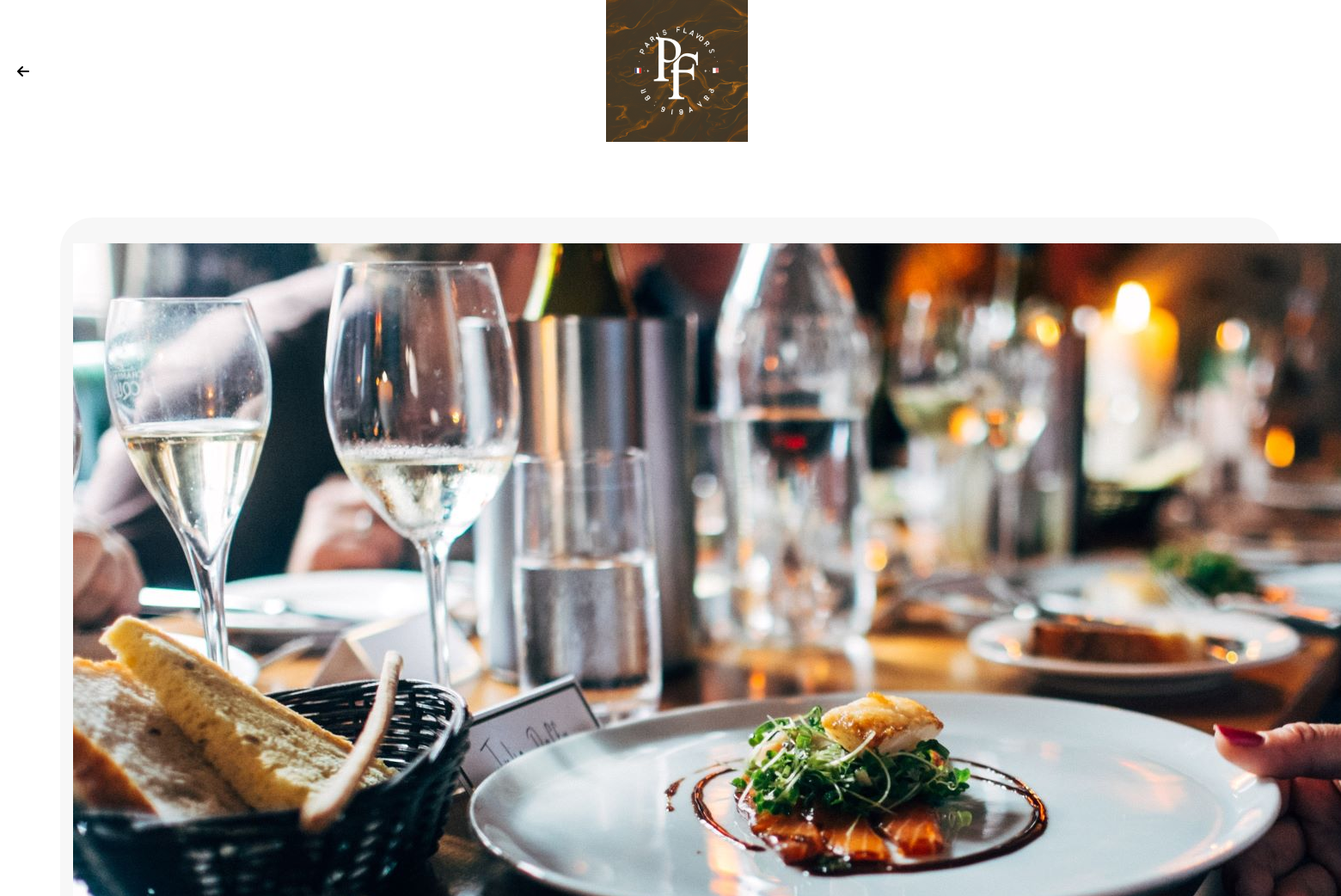
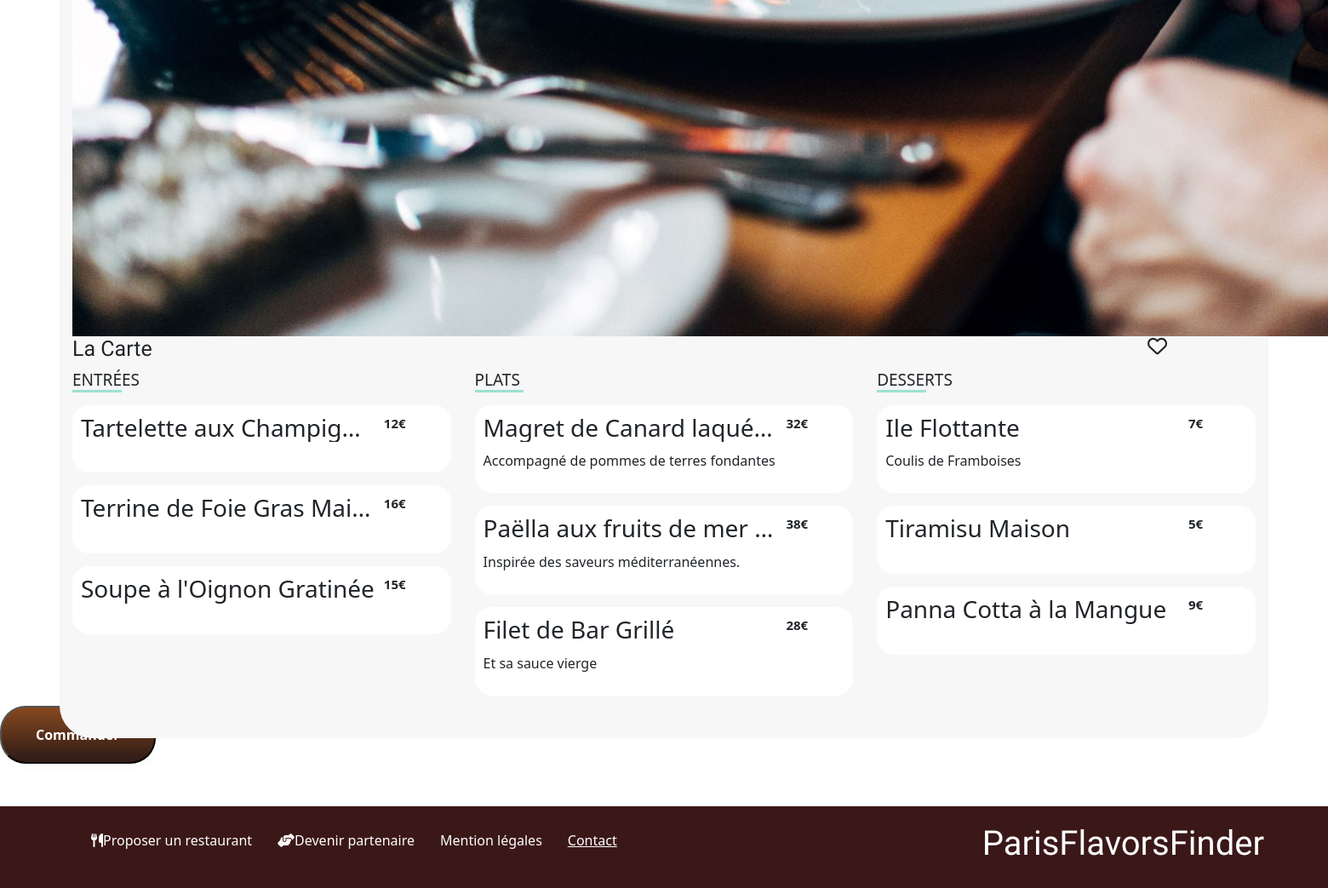
The app's page /restos.php?idresto=1 with its own data (2 pictures, top to bottom).
### tables this page shows
CREATE TABLE IF NOT EXISTS `restos` (
  `id_resto` int NOT NULL AUTO_INCREMENT,
  `nom_resto` varchar(250) NOT NULL,
  `adresse_resto` varchar(250) NOT NULL,
  `image_resto` varchar(250) NOT NULL,
  PRIMARY KEY (`id_resto`)
);

CREATE TABLE IF NOT EXISTS `entree` (
  `entree_id` int NOT NULL AUTO_INCREMENT,
  `nom_entree` varchar(250) NOT NULL,
  `commentaire` varchar(250) NOT NULL,
  `prix` int NOT NULL,
  `id_resto` int NOT NULL,
  PRIMARY KEY (`entree_id`),
  KEY `id_resto` (`id_resto`)
);

CREATE TABLE IF NOT EXISTS `plats` (
  `plat_id` int NOT NULL AUTO_INCREMENT,
  `nom_plat` varchar(250) NOT NULL,
  `commentaire_plat` varchar(250) NOT NULL,
  `prix` int NOT NULL,
  `id_resto` int NOT NULL,
  PRIMARY KEY (`plat_id`)
);

CREATE TABLE IF NOT EXISTS `desserts` (
  `dessert_id` int NOT NULL AUTO_INCREMENT,
  `nom_dessert` varchar(250) NOT NULL,
  `commentaire_dessert` varchar(250) NOT NULL,
  `prix` int NOT NULL,
  `id_resto` int NOT NULL,
  PRIMARY KEY (`dessert_id`)
);

### include/fonctions.php (called while the page is built, shortened)
 <?php
function getrestoinfo($id) {
    $db = connectdb();
    $request = $db -> prepare(" SELECT * FROM restos where id_resto=?");
    $request -> execute(array($id));
    return $request -> fetch();
}

### include/actions.php (called while the page is built, shortened)
<?php
function get_menus($id_resto) {
    $db = connectdb();
    $get_dessert = $db -> prepare("select * from desserts where id_resto=?");
    $get_dessert -> execute(array($id_resto));
    $desserts = $get_dessert -> fetchAll();
    $get_entree = $db -> prepare("select * from entree where id_resto=?");
    $get_entree -> execute(array($id_resto));
    $entree = $get_entree -> fetchAll();
    $get_plat = $db -> prepare("select * from plats where id_resto=?");
    $get_plat -> execute(array($id_resto));
    $plats = $get_plat -> fetchAll();
    $menus = array(
        "entree" => $entree,
        "plat" => $plats,
        "dessert" => $desserts
    );
    return $menus;
}

### restos.php (the view, shortened to what this page needs)
<?php
require_once "include/actions.php";
require_once "include/fonctions.php";
$resto = getrestoinfo($_GET["idresto"]);
$menus = get_menus($_GET["idresto"]);
?>
<!DOCTYPE html>
<html lang="fr">
    <head>
        <link  rel="stylesheet" href="./css/normalize.css">
        <link rel='stylesheet' href="./css/style.css">
        <link rel="stylesheet" href="https://cdn.jsdelivr.net/npm/bootstrap@5.3.3/dist/css/bootstrap.min.css">
    </head>
    <body>
        <div class="container2">
            <header>
                <div class="header_return">
                    <a href="./index.html"><i class="fa-solid fa-arrow-left"></i></a>
                    <img src="./img/logo/logo.png" alt="logo">
                </div>
            </header>
            <form method="post" action = "<?php echo htmlspecialchars($_SERVER["PHP_SELF"]); ?>">
            <main>
            <div>
            <img src="./img/menus/<?= $resto["image_resto"]?>" alt="<?= $resto["nom_resto"]?>"/>
            </div>
                <div class="title">
                    <h1>La Carte</h1>
                    <i class="fa-regular fa-heart"></i>
                </div>
                <form method="post" action="<?php echo htmlspecialchars($_SERVER["PHP_SELF"]); ?>">
        <div class="plate_container">
            <article class="entrees">
                <h2>ENTRÉES</h2>
                <?php foreach($menus["entree"] as $key => $entree ) {
                    ?>
                <div class="plate">
                    <div class="plate_desc">
                        <div class="plate_info">
                        <h3><?=$entree["nom_entree"] ?> </h3>
                        </div>
                        <p class="price"><?=$entree["prix"] ?>€</p>
                    </div>
                </div>
                <?php } ?>
</article>
 <article class="plats">
                <h2>PLATS</h2>
                <?php foreach($menus["plat"] as $key => $plat ) {
                    ?>
                <div class="plate">
                    <div class="plate_desc">
                        <div class="plate_info">
                        <h3><?=$plat["nom_plat"] ?> </h3>
                        <p><?=$plat["commentaire_plat"] ?></p>
                        </div>
                        <p class="price"><?=$plat["prix"] ?>€</p>
                    </div>
                </div>
                <?php } ?>
</article>
<article class="desserts">
                <h2>DESSERTS</h2>
                <?php foreach($menus["dessert"] as $key => $dessert ) {
                    ?>
                <div class="plate">
                    <div class="plate_desc">
                        <div class="plate_info">
                        <h3><?=$dessert["nom_dessert"] ?> </h3>
                        <p><?=$dessert["commentaire_dessert"] ?></p>
                        </div>
                        <p class="price"><?=$dessert["prix"] ?>€</p>
                    </div>
                </div>
                <?php } ?>
            </article>
        </div>
    </form>
                </div>
                <button id="cmd" class="bouton" data-bs-toggle="modal" data-bs-target="#exampleModal">Commander</button>
            <footer>
                <h1>ParisFlavorsFinder</h1>
                <ul>
                    <li class="footli1"><i class="fa-solid fa-utensils"></i>Proposer un restaurant</li>
                    <li class="footli"><i class="fa-solid fa-handshake-angle"></i>Devenir partenaire</li>
                    <li>Mention légales</li>
                    <li><a href="mailto:#">Contact</a></li>
                </ul>
            </footer>
</body>
</html>

### css/style.css (style rules this page uses)
h1 { font-family: 'Shrikhand'; }
a { text-decoration: none; }
header img { width: 165px; display: block; margin: auto; }
.bouton { border-radius: 30px; background:linear-gradient(#874920,#351e17 90%); display: flex; align-items: center; padding: 20px 40px 20px 40px; box-shadow: 0 6px 9px 0 rgba(251, 251, 251, 0.911); margin-top: 20px; color: white; font-weight: bold; }
article { display: flex; flex-direction: column; box-sizing: border-box; margin: 40px 0px 0px 0px ; background-color: #F7F7F7; }
article h2 { padding-left: 20px; }
.fa-heart, .da { height: 50px; font-size: 23px; transform: translateY(-40%); right: 20%; }
.fa-heart { position: absolute; opacity: 1; }
.card_description h3, p { margin-top: 0px; margin-bottom: 0px; }
footer { box-sizing: border-box; padding: 20px; background-color: #3b1818; color: white; font-weight: 300; }
h1 { font-size: 18px; margin: 0; font-weight: 500; }
ul { list-style: none; padding: 0px; line-height: 30px; }
ul a { color: white; }
li { padding: 0; }
.header_return { box-sizing: border-box; padding: 0 20px 0 20px; display: flex; align-items: center; padding-bottom: 10px; background-color: white; }
.fa-arrow-left { color: black; }
main { box-sizing: border-box; padding: 30px 15px 0px 15px; background-color:#F7F7F7; transform: translateY(-3.5%); border-radius: 38px 38px 0 0; }
main h1 { font-size: 25px; margin-bottom: 10px; }
main h2 { padding-left: 0px; margin: 0px; font-weight: 200; font-size: 19px; width: 13%; border-bottom: solid 3px #99E2D0; }
main h3 { margin: 0 0 10px 0; }
main p { font-weight: 100; }
.title { display: flex; flex-direction: row; justify-content: space-between; }
.title .fa-heart { right: initial; transform: initial; left: 90%; }
.entrees, .plats { margin-top: 0px; margin-bottom: 20px; animation: slide 1.5s ease-in; }
.desserts { margin-top: 0px; margin-bottom: 30px; animation: slide 1.5s ease-in; }
.plate { display: flex; justify-content: space-between; background-color: white; margin: 15px 0 0 0; border-radius: 20px; cursor: pointer; }
.plate_desc { display: flex; width: 100%; transition: width 1000ms; }
.plate_info { width: 80%; display: flex; flex-direction: column; padding: 10px 0px 10px 10px; }
.plate_info p, h3 { overflow: hidden; white-space: nowrap; text-overflow: ellipsis; }
.price { display: flex; align-items: flex-start; font-weight: bold; font-size: 15px; padding: 10px 15px 10px 10px; }
.container2 { background-color: #F7F7F7; }
@media all and (min-width: 768px) { main { position: relative; bottom: 2em; } }
@media all and (min-width: 768px) { .plate_container { width: 100%; box-sizing: border-box; display: flex; flex-direction: row; justify-content: space-between; } }
@media all and (min-width: 768px) { .plate { width: 100%; } }
@media all and (min-width: 768px) { .entrees, .plats, .desserts { width: 32%; } }
@media all and (min-width: 768px) { footer ul { display: flex; flex-direction: row; justify-content: space-between; } }
@media all and (min-width: 992px) { .header_return { margin-bottom: 20px; } }
@media all and (min-width: 992px) { .container2 { background-color: white; } }
@media all and (min-width: 992px) { main { box-sizing: border-box; padding: 30px 15px 30px 15px; background-color:#F7F7F7; transform: translateY(3.5%); border-radius: 38px; margin: 0 70px 0 70px; position: static; } }
@media all and (min-width: 992px) { footer { margin-top: 50px; display: flex; align-items: center; flex-direction: row-reverse; justify-content: space-between; padding: 20px 75px 20px 75px; } }
@media all and (min-width: 992px) { footer ul { display: flex; flex-direction: row; justify-content: flex-start; } }
@media all and (min-width: 992px) { footer li { padding-right: 30px; } }

### records on screen
restos: image_resto (picture)
entree: nom_entree "Tartelette aux Champign…", prix "12"
entree: nom_entree "Terrine de Foie Gras Mai…", prix "16"
entree: nom_entree "Soupe à l'Oignon Gratinée", prix "15"
plats: nom_plat "Magret de Canard laqué…", commentaire_plat "Accompagné de pommes de terres fondantes", prix "32"
plats: nom_plat "Paëlla aux fruits de mer…", commentaire_plat "Inspirée des saveurs méditerranéennes.", prix "38"
plats: nom_plat "Filet de Bar Grillé", commentaire_plat "Et sa sauce vierge", prix "28"
desserts: nom_dessert "Ile Flottante", commentaire_dessert "Coulis de Framboises", prix "7"
desserts: nom_dessert "Tiramisu Maison", prix "5"
desserts: nom_dessert "Panna Cotta à la Mangue", prix "9"
